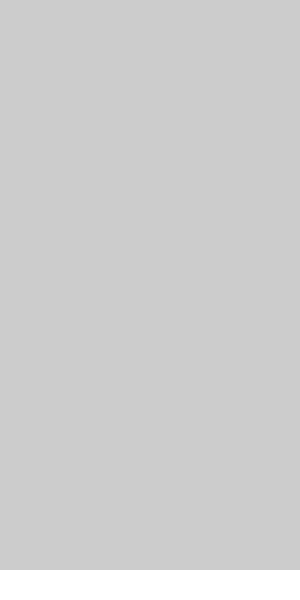
Frame 1 (no input)
Frame 60 (the mouse pressed at the canvas centre just before this capture): identical to frame 1, image omitted
Frame 120 (the mouse held since frame 60 and released just before this capture): identical to frame 1, image omitted

The Processing sketch that drew this single still picture (run headless with seeded random() and noise(); from frame 60 on, the mouse is pressed at the canvas centre):

// Processing sketch: crosy_road
// ── crosy_road.pde

void setup(){
size(300,600);
}

void draw(){
  noStroke();
  rect(0,570,300,30);
}
